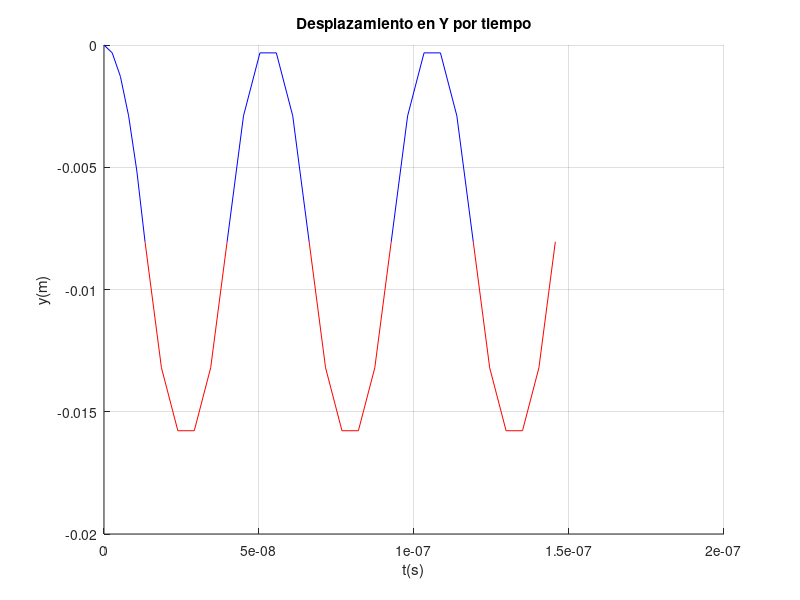
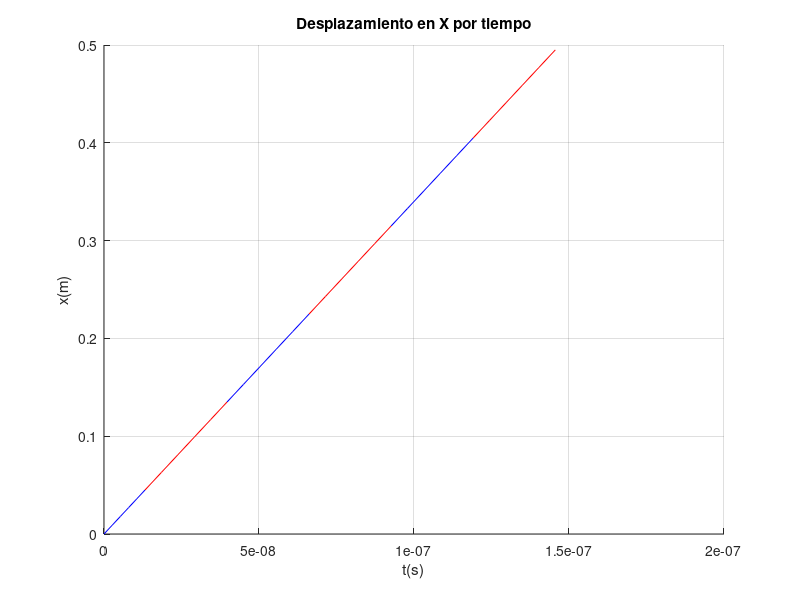
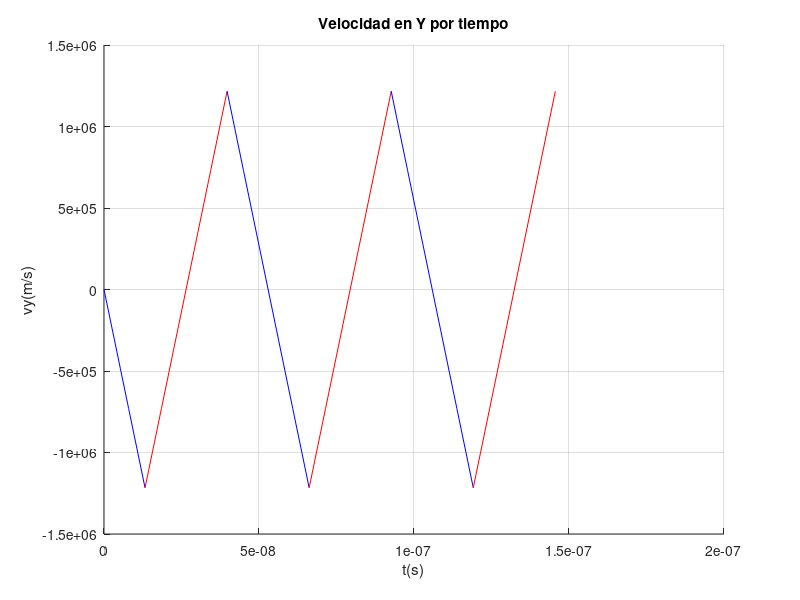

MATLAB code for these plots, in order:
% datos
v0=3.4*10^6;		% velocidad inicial en x (m)
d=0.045             % distancia del primer tramo (m)
p=0.090             % distancia de los sucesivos tramos (m)
E=520;				% campo eléctrico (N/C)
q=-1.61*10^(-19);	% carga eléctrica del electrón (C)
m=9.11*10^(-31);	% masa del electrón (kg)

a=q*E/m;			% aceleración en la dirección del campo eléctrico

n=input('número de pasos, n: ');
nt=input('número de tramos, nt: ');
i=0:n;

figure(1);
hold on;
grid on;
xlabel('t(s)');
ylabel('y(m)');
title("Desplazamiento en Y por tiempo");

figure(2);
hold on;
grid on;
xlabel('t(s)');
ylabel('x(m)');
title("Desplazamiento en X por tiempo");

figure(3);
hold on;
grid on;
xlabel('t(s)');
ylabel('vy(m/s)');
title('Velocidad en Y por tiempo');

color  = 'r';
ta     = 0;
x0     = 0;
dx     = d;

xa     = 0;
vxa    = v0;

ya     = 0;
vya    = 0;

angulo = 0;

for tramo = 0:nt
    tt=dx/vxa;			
    dt=tt/n;           
    t=dt*i;
    
    if color == 'r';
        color = 'b';
    else
        color = 'r';
    end

    y = ya + vya*t + a*((dt.^2)*(i.^2))/2;
    vy = vya + a*t;
    x = xa + vxa*t;

    figure(1);
    plot(t + ta, y, color);
    figure(2);
    plot(t + ta, x, color);
    figure(3);
    plot(t + ta, vy, color);
    
    xa = xa + dx;
    ya = ya + vya*tt + a*(tt^2)/2;
    vya = vya + a*tt;
    ta = ta + tt;
    angulo = atan(vya/vxa)*180/pi;
    
    fprintf("Tramo (%d): %g m < x < %g m\n", tramo + 1, x0, x0+dx);
    fprintf("\tPosicion: (%g m, %g m)\n\tVelocidad: (%g m/s, %g m/s)\n\tAngulo: %g deg\n", xa, ya, vxa, vya, angulo);

    x0 = x0 + dx;
    dx = p;
    
    a = -a;
end

figure(1);
hold off;
figure(2);
hold off;
figure(3);
hold off;
